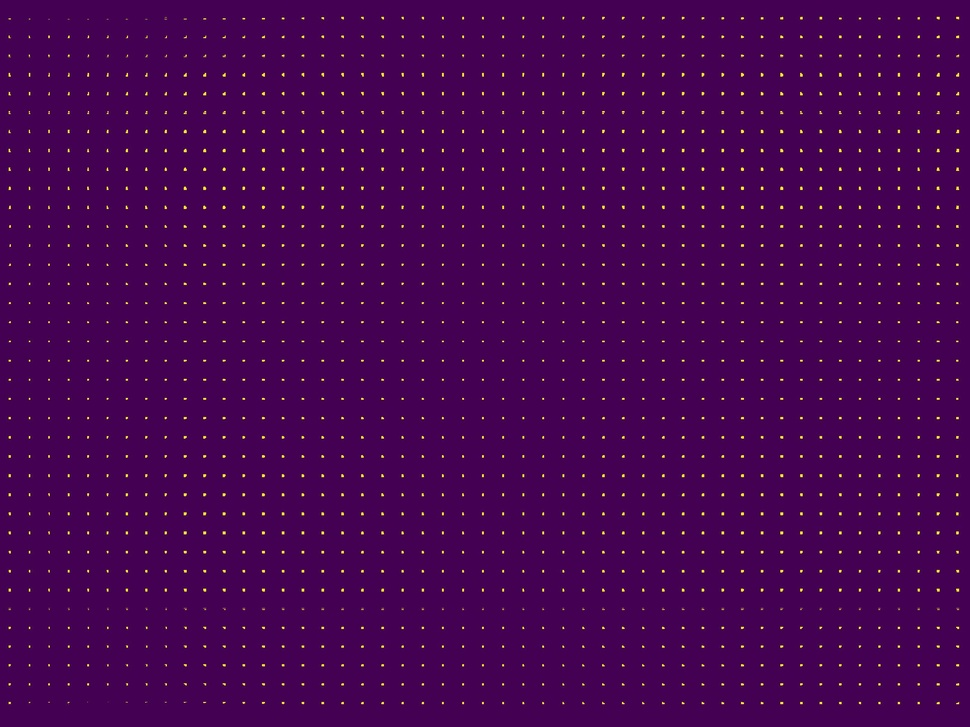
#> input picture Intersection_local_area_02/mesh_Arrays.jpeg, 970 x 727 px, shrunk from 2592 x 1944 before the run
$ jupyter execute --allow-errors Untitled.ipynb
#> lines starting #> are read from the running program, lines starting #| are printed output that depends on the picture
[cell 1]
import numpy as np
import pandas as pd
import matplotlib.pyplot as plt
import cv2

[cell 2]
original_image = cv2.imread("mesh_Arrays.jpeg")
#> original_image is the input picture: shape (727, 970, 3); mean B, G, R 82.5, 4, 70.4
gray = cv2.cvtColor(original_image , cv2.COLOR_BGR2GRAY)
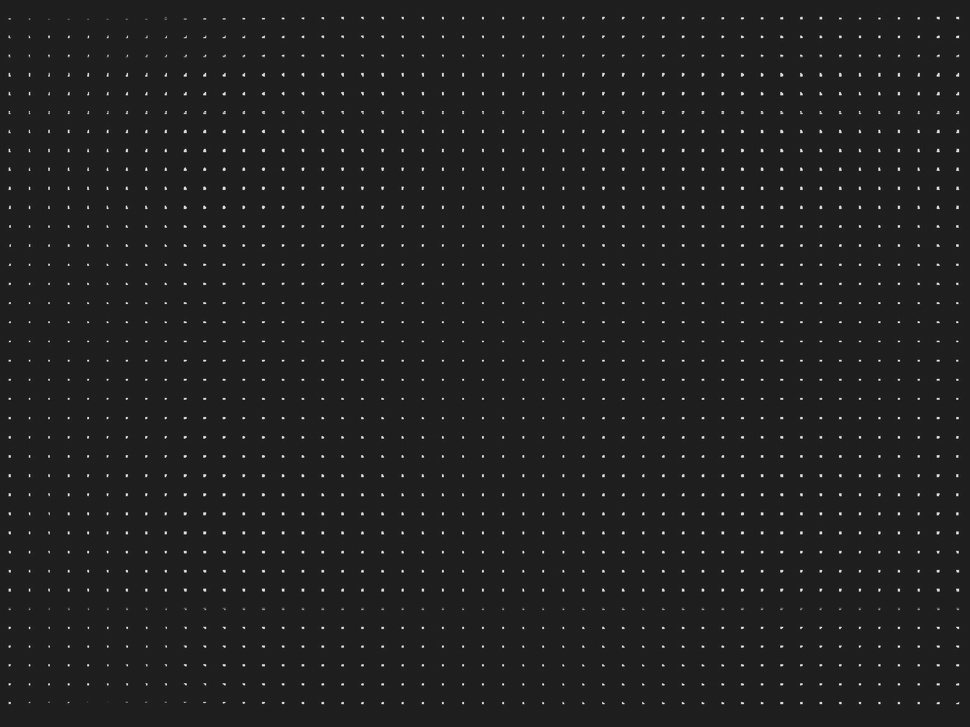
#> gray: shape (727, 970); min 18, max 238, mean 32.8

shape = np.shape(gray)
#> shape = (727, 970)
print(shape)
#| (727, 970)

[cell 3]
commit = False
storage = []

counter = 0

for i in range(shape[0]):
    for j in range(shape[1]):

        if gray[i,j] > 150:

            if len(storage) == 0:
                storage.append([i,j])

            else:
                distnce = ((i - storage[counter][0])**2 + (j - storage[counter][1])**2)*0.5
                if distnce > 100:
                    storage.append([i,j])
                    counter += 1
#> after the loop, counter = 4192

[cell 4]
array = np.zeros(shape)
#> (the rest of this cell did not finish here and is left out)

[cell 5]
storage

[cell 6]
np.shape(array)

[cell 7]
plt.imshow(array)
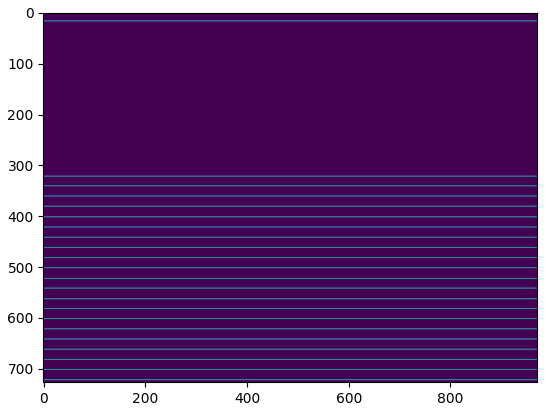
#> figure drawn by matplotlib, 1 panel
